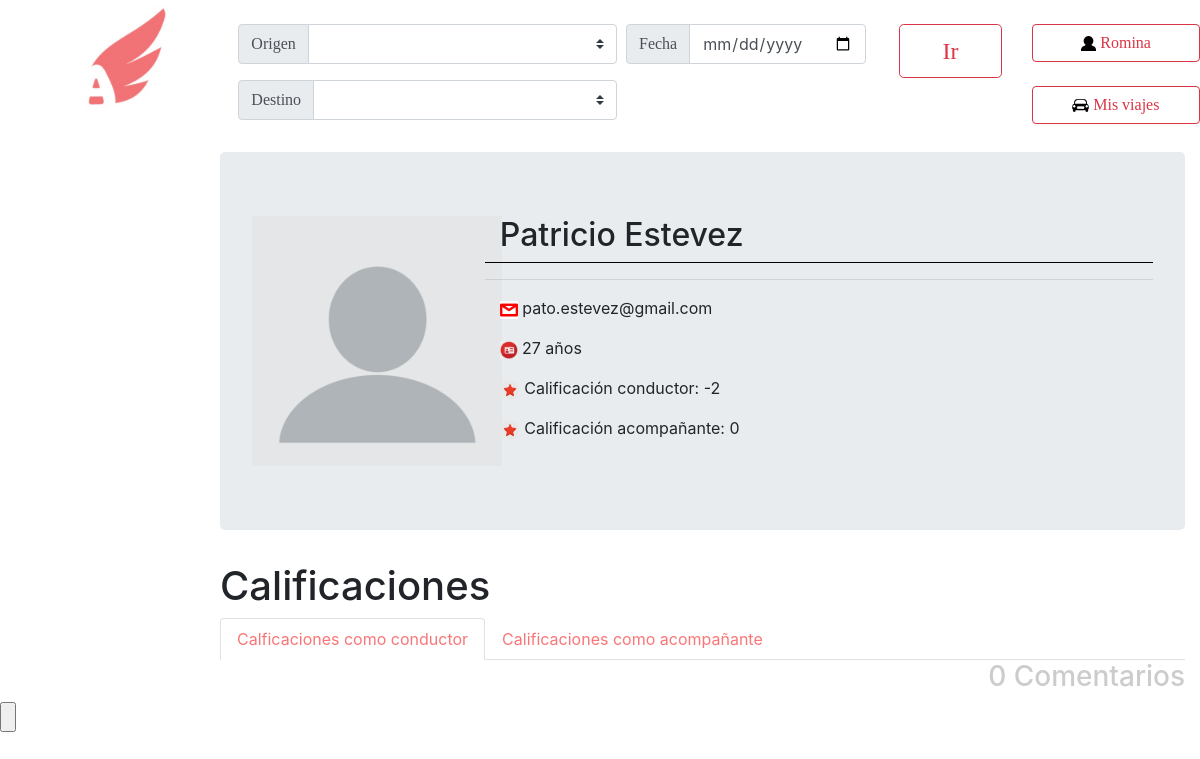
Page /verPerfil.php?id=100 (signed in) on the committed database.
### tables this page shows
CREATE TABLE IF NOT EXISTS `usuarios` (
  `nombre` varchar(50) NOT NULL,
  `apellido` varchar(50) NOT NULL,
  `email` varchar(50) NOT NULL,
  `clave` varchar(50) NOT NULL,
  `fecha` date NOT NULL,
  `foto` longblob,
  `token` varchar(100) NOT NULL,
  `ID` int(11) NOT NULL AUTO_INCREMENT,
  `borrado` tinyint(1) NOT NULL DEFAULT '0',
  `penalizacion` int(20) NOT NULL DEFAULT '0',
  `penalizacion_acom` int(20) NOT NULL DEFAULT '0',
  `deuda` float NOT NULL DEFAULT '0',
  PRIMARY KEY (`ID`)
);

### funciones.php (called while the page is built, shortened)
<?php
	function calcularEdad($miCumpleanos){
		$cumpleanos = new DateTime($miCumpleanos);
                $hoy = new DateTime();
   	 	$annos = $hoy->diff($cumpleanos);
                return $annos->y;
	}
?>

### verPerfil.php (the view, shortened to what this page needs)
<html lang="en">
  <head>
    <link rel="stylesheet" href="css/bootstrap.min.css">
    <link rel="stylesheet" href="css/comentarios.css">
  </head>
  <body>
      <?php
            require 'funciones.php';
            $link=conectarABase();
            $id = $_GET['id'];
            $resultado = mysqli_query($link, "SELECT * FROM usuarios where ID='$id'");
            $row = $resultado->fetch_array(MYSQLI_ASSOC);
            $puntos=0;
            $puntos = $puntos - $row['penalizacion'];
            $puntosA=0;
            $puntosA = $puntosA - $row['penalizacion_acom'];
            $calificaciones = mysqli_query($link,"SELECT * FROM calificaciones where IDdestino=$id and calificacion!=0 and aConductor=1 ORDER BY fecha desc");
  	?>
        <header>
            <nav>
         <ul>
                    <div class="row" position="fixed">
                        <div class="col-2">
                                <a href="PaginaPrincipal.php">
                                <img href="PaginaPrincipal.php" src="Logo.jpg" alt="Imagen no disponible"  class="rounded mx-auto d-block" height="120x120">
                                </a>
                        </div>
                        <div class="col-8">
                            <div class="row" position="fixed">
                                <div class="col-10">
                                    <br>
                                    <form action="PaginaPrincipal.php" method="POST" accept-charset="utf-8">
                                      <div class="input-group">
                                        <div style="width:60%" class="input-group input-group-prepend mb-3">
                                            <div class="input-group-prepend">
                                                <span  class="input-group-text" id="basic-addon1"><font size="3" face="Univers-Light-Normal">Origen</font></span>
                                            </div>
                                            <select style="height: 40px" class="custom-select" placeholder='vehiculo' name='IDOrigen' id="inputGroupSelect01">
                                                    <option value="" selected></option>
                                                    <?php $citys=mysqli_query($link,"SELECT * FROM ciudades ORDER BY nombre");while($fila3 = $citys->fetch_array(MYSQL_NUM)){?>
                                                    <option value="<?php echo $fila3[1]?>"><?php echo $fila3[0] ?></option>
                                                    <?php }?>
                                            </select>
                                        </div>
                                        <div style="width:38%;margin-left:10px" class="input-group input-group-prepend mb-3">
                                            <div class="input-group-prepend">
                                                <span  class="input-group-text" id="basic-addon1"><font size="3" face="Univers-Light-Normal">Fecha</font></span>
                                            </div>
                                          <input  type="date" face="Univers-Light-Normal" name="fecha" class="form-control" aria-label="La Plata" aria-describedby="basic-addon1">
                                        </div>
                                      </div>
                                      <div style="width:60%" class="input-group input-group-prepend mb-3">
                                          <div class="input-group-prepend">
                                              <span class="input-group-text" id="basic-addon1"><font size="3" face="Univers-Light-Normal">Destino</font></span>
                                          </div>
                                            <select style="height: 40px" class="custom-select" placeholder='vehiculo' name='IDDestino' id="inputGroupSelect02">
                                                    <option value="" selected></option>
                                                    <?php $citys=mysqli_query($link,"SELECT * FROM ciudades ORDER BY nombre");while($fila3 = $citys->fetch_array(MYSQL_NUM)){?>
                                                    <option value="<?php echo $fila3[1]?>"><?php echo $fila3[0] ?></option>
                                                    <?php }?>
                                            </select>
                                          </div>
                                </div>
                                <div class="col-2">
                                    <br>
                                    <button type="submit" name="apreto_ir" href="" class="btn btn-outline-danger btn-lg btn-block btn-lg"><font size="5" face="Univers-Light-Normal">Ir</font></button><br>
                                </div>
                            </div>
                        </div>
                        <div class="col-2">
                            <br>
                            <a href="MiCuenta.php" class="btn btn-outline-danger btn-block"><img src="Imagenes/Usuario.png" height="15x15"><font size="3" face="Univers-Light-Normal">     <?php echo $_SESSION['nombre']; ?></font></a><br>
                            <a href="MisViajes.php" class="btn btn-outline-danger btn-block"><img src="Imagenes/MisViajes.png" height="17x17"><font size="3" face="Univers-Light-Normal">     Mis viajes</font></a>
                        </div>
                    </div>
                 </ul>
            </nav>
        </header>
		<div class="row" position="fixed">
			<div class="col-2">
			</div>
			<div class="col-10">
                              <div class="container-fluid">
                                      <div class="jumbotron">
                                        <div class="row">
                                            <div class="col-md-4 col-xs-12 col-sm-4 col-lg-3">
                                                <img src="Imagenes/profile.png" height="250">
                                            </div>
                                            <div class="col-md-8 col-xs-12 col-sm-8 col-lg-9">
                                                <div class="container" style="border-bottom:1px solid black">
                                                  <h2><?php echo $row['nombre'] . " " . $row['apellido'] ;?></h2>
                                                </div>
                                                  <hr>
                                                <ul class="container details">
                                                  <p><img height="18" src="Imagenes/email.png"><?php echo " " . $row['email']; ?></p>
                                                  <p><img height="18" src="Imagenes/Edad.png"><?php echo " " . calcularEdad($row['fecha']) . " años"; ?></p>
                                                  <p><img height="20" src="Imagenes/calificacion.png"> Calificación conductor: <?php echo $puntos ?></p>
                                                  <p><img height="20" src="Imagenes/calificacion.png"> Calificación acompañante: <?php echo $puntosA ?></p>
                                                </ul>
                                            </div>
                                        </div>
                                      </div>
                              </div>
                         <div class="container-fluid" >
                             <h1>Calificaciones</h1>
                             <nav>
                                <div class="nav nav-tabs" id="nav-tab" role="tablist">
                                    <a class="nav-item nav-link active" id="nav-home-tab" data-toggle="tab" href="#nav-home" role="tab" aria-controls="nav-home" aria-selected="true"><font color="#f87678">Calficaciones como conductor</font></a>
                                  <a class="nav-item nav-link" id="nav-profile-tab" data-toggle="tab" href="#nav-profile" role="tab" aria-controls="nav-profile" aria-selected="false"><font color="#f87678">Calificaciones como acompañante</font></a>
                                </div>
                              </nav>
                              <div class="tab-content" id="nav-tabContent">
                                <div class="tab-pane fade show active" id="nav-home" role="tabpanel" aria-labelledby="nav-home-tab">
                                <h3 align="right" style="color: #cccccc"><?php echo mysqli_num_rows($calificaciones);?> Comentarios</h3>
                             <?php while ($cal = $calificaciones ->fetch_array(MYSQLI_NUM)) {
                                $usuariocalif = mysqli_query($link, "SELECT nombre,apellido,ID,borrado FROM calificaciones,usuarios where IDcalif=$cal[5] AND IDorigen=ID");
                                $usu = $usuariocalif -> fetch_array(MYSQLI_NUM);
                             ?>
                             <div class="container-fluid">
                                 <div class="row">
                                     <div class="col-1">
                                         <img height="70x70" src="Imagenes/<?php if($cal[4]==1){echo "like.png";}else{ echo "unlinke.png";} ?>">
                                     </div>
                                     <div class="col-7">
                                         <div><span style="float:right"><span style="font-weight:bold"> <?php $fc = new DateTime($cal[8]); echo $fc->format('d-m-Y H:i:s')?></span></span>
                                            <?php if(!$usu[3]){ ?>
                                                <a style="font-weight: bold"  href="verPerfil.php?id=<?php echo $usu[2];?>"><?php echo $usu[0] . " " . $usu[1]; ?></a>
                                              <?php } else{ ?> <strong> <?php echo $usu[0] . " " . $usu[1]; ?> </strong> <?php }?>
                                        </div>
                                         <p style="margin-left: 10px"><?php echo $cal[2]; ?></p>
                                     </div>
                                     <div class="col-4">
                                     </div>
                                 </div>
                             </div><hr style="height:3px; color:#999999" />
                             <?PHP }?></div>
                             </div>
                         </div>
			</div>
                    </div>
        	<input type="submit" value="" />
    	</body>
    </html>

### rows in the picture
usuarios: nombre "Patricio", apellido "Estevez", email "pato.estevez@gmail.com", fecha "27"

### other values in the picture
$_SESSION['nombre'] "Romina"
$puntos "-2"
$puntosA "0"
mysqli_num_rows($calificaciones) "0"
